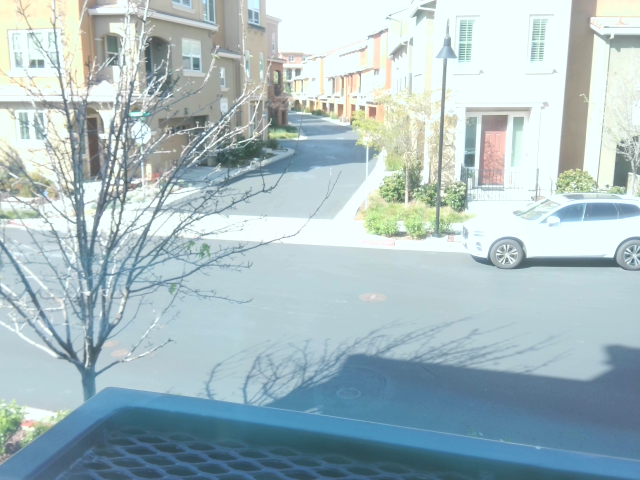
#> input picture images/test.png, 640 x 480 px
$ python -i image_utils.py   (imports and definitions only)
#> lines starting #> are read from the running program, lines starting #| are printed output that depends on the picture
import numpy as np
import cv2

class ImageUtils:
    def __init__(self):
        self.orig_height, self.orig_width = 0, 0
        self.resized_height, self.resized_width = 0, 0
        self.scale_x, self.scale_y, self.pad_x, self.pad_y = 0.0, 0.0, 0.0, 0.0
        return

    def read_image_path(self, path, rgb=True):
#> called with path = '../images/test.png', rgb = True
        self.orig_image = cv2.imread(path)
#> self.orig_image is the input picture: shape (480, 640, 3); mean B, G, R 194.5, 190.1, 170.1
        if rgb: self.orig_image_RGB = cv2.cvtColor(self.orig_image, cv2.COLOR_BGR2RGB)
        else: self.orig_image_RGB = self.orig_image
        image_in = self.resize_with_padding(self.orig_image)
        if rgb: image_in_RGB = cv2.cvtColor(image_in, cv2.COLOR_BGR2RGB)
        else: image_in_RGB = image_in
        return self.orig_image, self.orig_image_RGB, image_in, image_in_RGB

    # [8 lines left out: function read_image_camera, not called in this run]

    def resize_with_padding(self, image, size=512):
#> called with size = 512
        height, width = image.shape[:2]
#> height = 480; width = 640
        scale = size / max(height, width)
#> scale = 0.8
        if height > width: resized_image = cv2.resize(image, (int(width * scale), size))
        else: resized_image = cv2.resize(image, (size, int(height * scale)))
        new_height, new_width = resized_image.shape[:2]
#> new_height = 384; new_width = 512
        canvas = np.zeros((size, size, 3), dtype=np.uint8)
        x_start = (size - new_width) // 2
#> x_start = 0
        y_start = (size - new_height) // 2
#> y_start = 64
        canvas[y_start:y_start+new_height, x_start:x_start+new_width] = resized_image
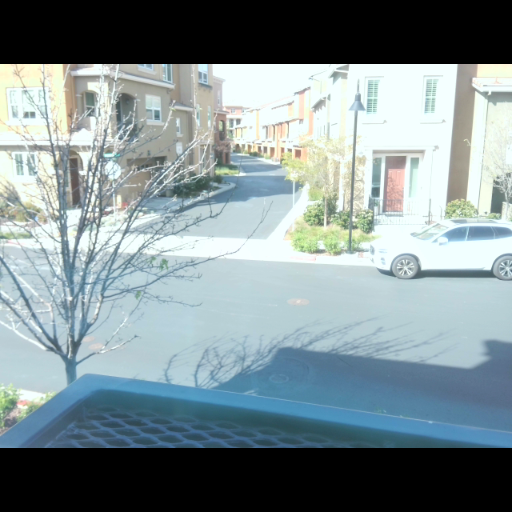
#> canvas: shape (512, 512, 3); mean B, G, R 145.8, 142.5, 127.5
        self.scale_x = new_width/width
#> self.scale_x = 0.8
        self.scale_y = new_height/height
#> self.scale_y = 0.8
        self.pad_x = x_start
#> self.pad_x = 0
        self.pad_y = y_start
#> self.pad_y = 64
        return canvas

    def remove_padding(self, image):
        height, width, _ = image.shape
        return image[self.pad_y:height-self.pad_y, self.pad_x:width-self.pad_x]

    # [58 lines left out: functions scale_box_remove_padding, scale_mask_remove_padding, fast_process, fast_show_mask, not called in this run]

>>> result = ImageUtils().read_image_path('../images/test.png')
